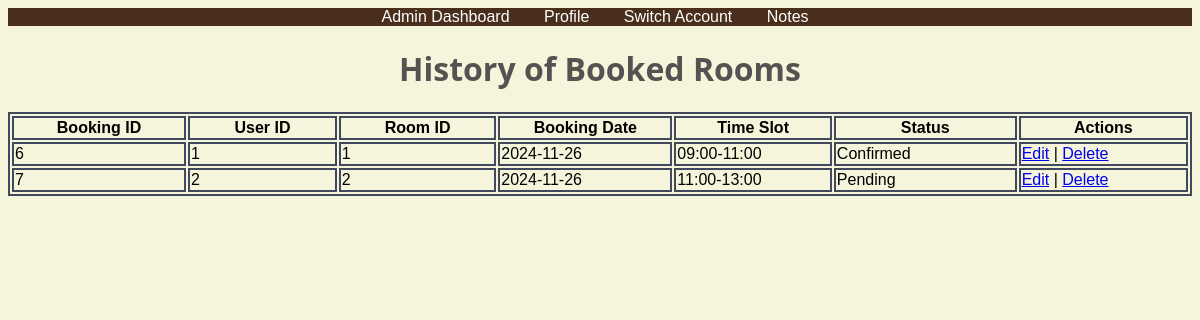
The app's page /views/CS_DETAILS.php with its own data.
### tables this page shows
CREATE TABLE `bookings` (
  `booking_id` INT(11) NOT NULL AUTO_INCREMENT,
  `user_id` INT(11) NOT NULL,
  `room_id` INT(11) NOT NULL,
  `booking_date` DATE NOT NULL,
  `time_slot` VARCHAR(50) NOT NULL,
  `status` ENUM('Pending','Confirmed','Cancelled') NOT NULL DEFAULT 'Pending',
  PRIMARY KEY (`booking_id`),
  KEY `user_id` (`user_id`),
  KEY `room_id` (`room_id`)
);

### views/CS_DETAILS.php (the view, shortened to what this page needs)
<?php
try {
    $pdo = new PDO("mysql:host=" . DBHOST . ";dbname=" . DBNAME, DBUSER, DBPASS);
    $pdo->setAttribute(PDO::ATTR_ERRMODE, PDO::ERRMODE_EXCEPTION);
    $stmt = $pdo->prepare("SELECT booking_id, user_id, room_id, booking_date, time_slot, status FROM bookings");
    $stmt->execute();
    $bookings = $stmt->fetchAll(PDO::FETCH_ASSOC);
} catch (PDOException $e) {
    echo "Error: " . $e->getMessage();
    exit;
}
?>
<!DOCTYPE html>
<html lang="en">
<head>
    <link rel="stylesheet" href="design.css">
</head>
<body>
<nav>
        <ul>
            <li><a href="structure.html">Admin Dashboard</a></li>
            <li><a href="profile.html">Profile</a></li>
            <li><a href="#Switch">Switch Account</a></li>
            <li><a href="NotesPage.html">Notes</a></li>
        </ul>
</nav>
    <h1 class="heads">History of Booked Rooms</h1>
    <table>
        <tr>
            <th>Booking ID</th>
            <th>User ID</th>
            <th>Room ID</th>
            <th>Booking Date</th>
            <th>Time Slot</th>
            <th>Status</th>
            <th>Actions</th>
        </tr>
        <?php
        foreach ($bookings as $booking) {
            echo "<tr>";
            echo "<td>" . htmlspecialchars($booking['booking_id']) . "</td>";
            echo "<td>" . htmlspecialchars($booking['user_id']) . "</td>";
            echo "<td>" . htmlspecialchars($booking['room_id']) . "</td>";
            echo "<td>" . htmlspecialchars($booking['booking_date']) . "</td>";
            echo "<td>" . htmlspecialchars($booking['time_slot']) . "</td>";
            echo "<td>" . htmlspecialchars($booking['status']) . "</td>";
            echo "<td>
                    <a href='edit_booking.php?id=" . $booking['booking_id'] . "'>Edit</a> |
                    <a href='delete_booking.php?id=" . $booking['booking_id'] . "'>Delete</a>
                  </td>";
            echo "</tr>";
        }
        ?>
    </table>
</body>
</html>

### css/design.css (style rules this page uses)
body { background-color:rgb(245,245,220); font-family: system-ui, -apple-system, BlinkMacSystemFont, 'Segoe UI', Roboto, Oxygen, Ubuntu, Cantarell, 'Open Sans', 'Helvetica Neue', sans-serif; }
.heads { text-align: center; color: rgb(87,81,81); }
nav { background-color: rgb(72, 46, 27); text-align: center; font-family: 'Lucida Sans', 'Lucida Grande', sans-serif; }
nav ul { list-style-type: none; padding: 0; margin: 0; }
nav li { display: inline; margin-right: 10px; }
nav a { color: white; text-decoration: none; padding: 5px 10px; }
table, th, td { border: 2px solid #42485e; column-width: 1000px; font-family: 'Lucida Sans', 'Lucida Sans Regular', 'Lucida Grande', 'Lucida Sans Unicode', Geneva, Verdana, sans-serif; font-size: medium; }

### records on screen
bookings: booking_id "6", user "1", room "1", booking_date "2024-11-26", time_slot "09:00-11:00", status "Confirmed"
bookings: booking_id "7", user "2", room "2", booking_date "2024-11-26", time_slot "11:00-13:00", status "Pending"
